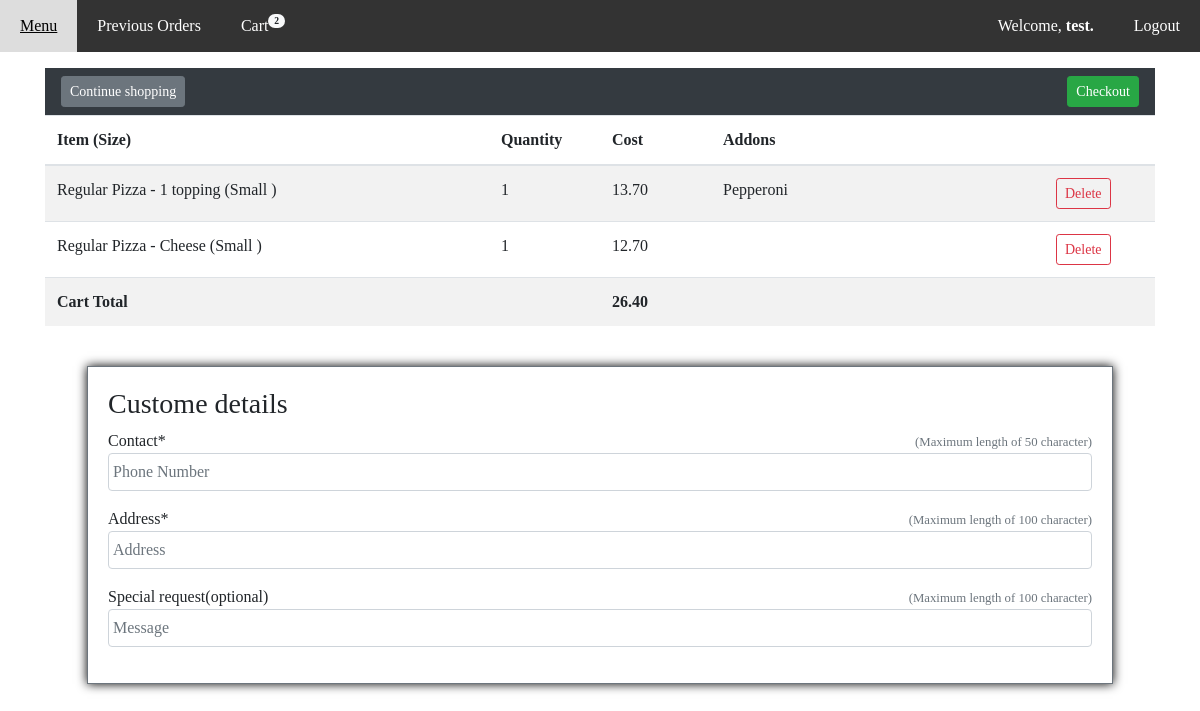
The app's page /cart/ (signed in), older data.
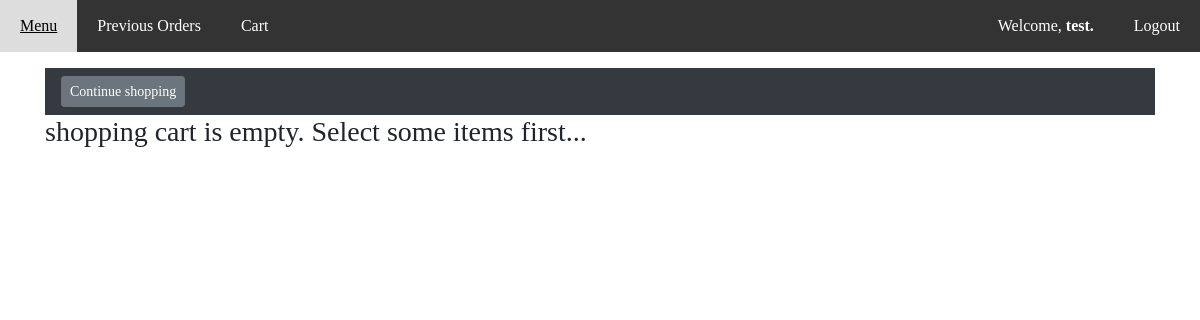
The same page, newer data.
### orders/models.py (models this page shows, shortened)
class IndividualCartItem(models.Model):
    user = models.ForeignKey(User, on_delete=models.CASCADE, related_name='cart')
    baseitem = models.ForeignKey(BaseItem, on_delete=models.CASCADE)
    quantity = models.IntegerField(default=1)
    toppings = models.ManyToManyField(Topping, blank=True, related_name='carts_toppings')
    subextra = models.ManyToManyField(SubExtra, blank=True, related_name='carts_extras')
    price = models.DecimalField(max_digits=6, decimal_places=2, default=0)

class BaseItem(models.Model):
    name = models.CharField(max_length=64)
    description = models.CharField(max_length=64, blank=True)
    SMALL = 'Small'
    LARGE = 'Large'
    SIZE_CHOICES = (
        (SMALL, 'Small'),
        (LARGE, 'Large')
    )
    size = models.CharField(max_length=8, choices=SIZE_CHOICES, blank=True)
    price = models.DecimalField(max_digits=6, decimal_places=2, blank=True, default=0)

class Pizza(BaseItem):
    REGULAR = 'Regular'
    SICILIAN = 'Sicilian'
    CRUST_CHOICES = (
        (REGULAR, 'Regular'),
        (SICILIAN, 'Sicilian')
    )
    crust = models.CharField(max_length=8, choices=CRUST_CHOICES)
    max_toppings = models.IntegerField(default=0)

class BaseItem(models.Model):
    name = models.CharField(max_length=64)
    description = models.CharField(max_length=64, blank=True)
    SMALL = 'Small'
    LARGE = 'Large'
    SIZE_CHOICES = (
        (SMALL, 'Small'),
        (LARGE, 'Large')
    )
    size = models.CharField(max_length=8, choices=SIZE_CHOICES, blank=True)
    price = models.DecimalField(max_digits=6, decimal_places=2, blank=True, default=0)

class Topping(BaseItem):
    """Define toppings."""

### orders/views.py (the view)
# urls.py: url(r'^cart/$', views.cart_item_list, name="cart"),
@login_required(login_url='accounts:login')
def cart_item_list(request):
    cartitems = IndividualCartItem.objects.filter(user=request.user).all()
    context = {
        "cartitems": cartitems
    }
    cart_total_cost = 0
    for item in cartitems:
        cart_total_cost += item.price
    context['cart_total_cost'] = cart_total_cost
    context['item_in_cart_count'] = get_total_items_in_cart_count(request)
    return render(request, 'orders/cartitemlist.html', context)

### orders/views.py (called while the page is built)
def get_total_items_in_cart_count(request):
    if not request.user.is_authenticated:
        return 0
    cartitemscount = IndividualCartItem.objects.filter(user=request.user).count()
    return cartitemscount

### orders/templates/orders/cartitemlist.html (shortened to what the changed rows need)
{% extends 'base_layout.html' %}
{% block head %}
{% load static %}
{% endblock %}
{% block content%}
{% if cartitems and cartitems|length > 0 %}
    {% if for_confimation_readonly %}
    <nav class="navbar sticky-top navbar-dark bg-dark justify-content-between">
        <a class="btn btn-sm btn-secondary my-2 my-sm-0" href="{% url 'orders:cart' %}">Modify order</a>
        <input type="button" value="Confirm & place order" class="btn btn-sm btn-success my-2 my-sm-0" onclick="fnCheckOut()">
    </nav>
    {% else %}
    <nav class="navbar sticky-top navbar-dark bg-dark justify-content-between">
        <a class="btn btn-sm btn-secondary my-2 my-sm-0" href="{% url 'orders:menu' %}">Continue shopping</a>
        <input type="button" value="Checkout" class="btn btn-sm btn-success my-2 my-sm-0" onclick="fnCheckOut()">
    </nav>
    {% endif %}
<table class="table table-striped">
    <thead>
        <tr>
            <th scope="col" style="width: 40%">Item (Size)</th>
            <th scope="col" style="width: 10%">Quantity</th>
            <th scope="col" style="width: 10%">Cost</th>
            <th scope="col" style="width: 30%">Addons</th>
            {% if not for_confimation_readonly %}
            <th scope="col" style="width: 10%"></th>
            {% endif %}
        </tr>
    </thead>
    <tbody>
        {% for cartitem in cartitems %}
        <tr>
            <td>{% if cartitem.baseitem.pizza.crust %}{{ cartitem.baseitem.pizza.crust}} Pizza - {% endif %}
                {{ cartitem.baseitem.name }} {% if cartitem.baseitem.size %} ({{ cartitem.baseitem.size}} ){% endif %}
            </td>
            <td>{{ cartitem.quantity }}</td>
            <td>{{ cartitem.price }}</td>
            <td>{% if cartitem.toppings.count > 0 %}
                {% for topping in cartitem.toppings.all %}
                {% if forloop.last %}
                {{ topping.name }}
                {% else %}
                {{ topping.name }},
                {% endif %}
                {% endfor %}
                {% endif %}
            </td>
            {% if not for_confimation_readonly %}
            <td>
                <form action="{% url 'orders:delete_cart_item' cartitem.id %}" method="POST" onsubmit="return confirm('Are you sure you want to delete this entry ?');">
                    <input type="submit" value="Delete" class="btn btn-sm btn-outline-danger my-2 my-sm-0">
                </form>
            </td>
            {% endif %}
        </tr>
        {% endfor %}
        <tr style="font-weight:bold">
            <td>Cart Total</td>
            <td></td>
            <td><span id="cart-total-cost">{{cart_total_cost}}</span></td>
            <td></td>
            {% if not for_confimation_readonly %}
            <td></td>
            {% endif %}
        </tr>
    </tbody>
</table>
<br>
<div class="row justify-content-center">
    <div style="width: 90%;">
            <form class="site-form" id="Customer-details-form"
            {% if for_confimation_readonly %}
            action="{% url 'orders:place_order' %}"
            {% else %}
            action="{% url 'orders:confirm_order' %}"
            {% endif %}
            method="POST">
            <h3>Custome details</h3>
            <div class="form-group">
                Contact*
                {% if not for_confimation_readonly %}
                <small class="form-text text-muted" style="float: right ;">(Maximum length of 50 character)</small>
                {% endif %}
                <input class="form-control" name="contact" {% if contact %}value="{{contact}}" {%endif%} placeholder="Phone Number" required {% if for_confimation_readonly %} readonly {% endif %} maxlength="50" >
            </div>
            <div class="form-group">
                Address*
                {% if not for_confimation_readonly %}
                <small class="form-text text-muted" style="float: right ;">(Maximum length of 100 character)</small>
                {% endif %}
                <input class="form-control" name="address" {% if address %}value="{{address}}" {%endif%} placeholder="Address" required {% if for_confimation_readonly %} readonly {% endif %} maxlength="100" >
            </div>
            <div class="form-group">
                Special request(optional)
                {% if not for_confimation_readonly %}
                <small class="form-text text-muted" style="float: right ;">(Maximum length of 100 character)</small>
                {% endif %}
                <input class="form-control" name="message" placeholder="Message" {% if message %}value="{{message}}" {%endif%} {% if for_confimation_readonly %} readonly {% endif %} maxlength="100">
            </div>
        </form>
    </div>
</div>
{% else%}
<nav class="navbar sticky-top navbar-dark bg-dark justify-content-between">
    <a class="btn btn-sm btn-secondary my-2 my-sm-0" href="{% url 'orders:menu' %}">Continue shopping</a>
</nav>
<h3>shopping cart is empty. Select some items first...</h3>
{% endif %}
{% endblock %}

### templates/base_layout.html (shortened to what this page needs)
{% load static %}
<!DOCTYPE html>
<html>
<head>
    <link rel="stylesheet" href="{% static 'styles.css' %}">
    <link rel="stylesheet" href="{% static 'navigationbar.css' %}">
    <link rel="stylesheet" href="https://stackpath.bootstrapcdn.com/bootstrap/4.1.3/css/bootstrap.min.css"
>
</head>
<body>
    <div class="NavigationBar">
        {% block navigationbarbar %}
        <a href="{% url 'orders:menu' %}" >Menu</a>
        <a href="{% url 'orders:order_history' %}">Previous Orders</a>
        <a href="{% url 'orders:cart' %}">Cart
            {% if item_in_cart_count %}
            <span class="badge badge-pill badge-light" style="font-size: 60%; position: absolute;">{{item_in_cart_count}}</span>
            {% endif %}
        </a>
        {% if user.is_authenticated %}
            <form class="logout-link " action="{% url 'accounts:logout' %}" method="post">
                <button class="button right NavigationBarbutton" type="submit">Logout</button>
            </form>
        <a href="" class="right">Welcome, <strong>{{user}}.</strong></a>
        {% else %}
        <a href="{% url 'accounts:login' %}" class="right">Login</a>
        <a href="{% url 'accounts:signup' %}" class="right">Signup</a>
        {% endif %}
        {% endblock %}
    </div>
    <div class="container mt-3">
        {% block content %}
        {% endblock %}
    </div>
</body>
</html>

Row changes from the older to the newer data that the page shows:
removed IndividualCartItem: baseitem.pizza.crust "Regular", baseitem.name "1 topping", baseitem.size "Small", quantity "1", price "13.70"
no longer on this page (row unchanged): Topping: name "Pepperoni"
removed IndividualCartItem: baseitem.pizza.crust "Regular", baseitem.name "Cheese", baseitem.size "Small", quantity "1", price "12.70"
Text that changed along with them:
{{ item_in_cart_count }}: "2" → (not shown)
form field value: "Checkout" → (not shown)
{{ cart_total_cost }}: "26.40" → (not shown)
text no longer shown: "Item (Size) Quantity Cost Addons Cart Total Custome details Contact* (Maximum length of 50 character) Address* (Maximum length of 100 character) Special request(optional) (Maximum length of 100 character)"
text now shown: "shopping cart is empty. Select some items first..."
